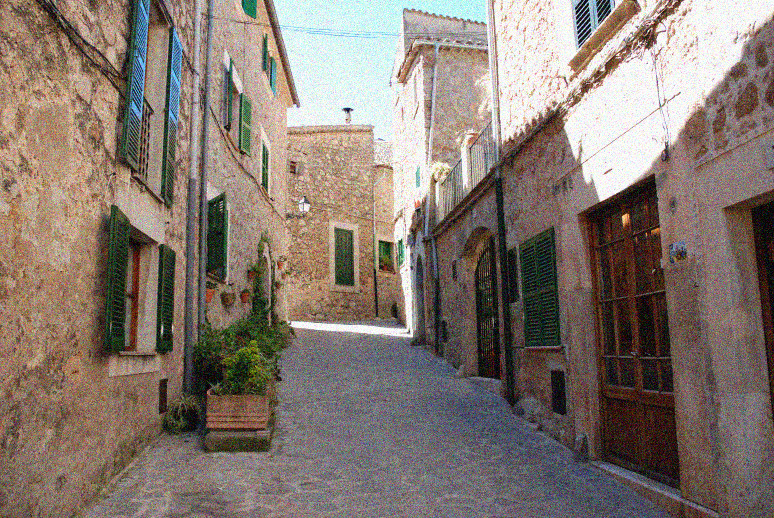
#> input picture images/alley_noisy.jpg, 774 x 518 px; the run also reads 1 picture not shown here
$ jupyter execute denoise.ipynb
#> lines starting #> are read from the running program, lines starting #| are printed output that depends on the picture
[cell 1]
import cv2 as cv
import numpy as np
import matplotlib.pyplot as plt
from math import log10

## Image denoising

Với giả thiết ảnh bị ảnh hưởng bởi nhiễu trắng có trung bình bằng 0, có thể thực hiện khử nhiễu bằng cách chụp nhiều ảnh cùng một góc nhìn rồi cộng lại chia trung bình để khử nhiễu. Một phương pháp đơn giản hơn mà không cần chụp nhiều ảnh dựa trên quan sát là trong các bức ảnh thường có những vật có tính lặp lại nhiều lần trong ảnh. Vậy nên có thể dễ dàng khử nhiễu cho các vật có tính chất như thế. Phương pháp đó gọi là *non-local means denoising*.

Cụ thể ý tưởng chính của phương pháp này là với pixel ảnh $p$, và mọi pixel $q$ khác trong ảnh. Thực hiện tính độ tương quan $k(p,q)$ giữa $p$ và $q$ thông qua so sánh patch ảnh xung quanh $p$, $q$. Sau đó, màu tại pixel $p$ sẽ được xác định bằng tổng $\sum_q{k(p,q)v_q}$

Các hàm trong OpenCV cài đặt cho phương pháp khử nhiễu này:
* `fastNlMeansDenoising` - khử nhiễu với ảnh gray scale
* `fastNlMeansDenoisingColored` - khử nhiễu với ảnh màu
* `fastNlMeansDenoisingMulti` - khử nhiễu với video gray scale
* `fastNlMeansDenoisingColoredMulti` - khử nhiễu với video màu

[cell 2]
img_noise = cv.imread('images/alley_noisy.jpg')
#> img_noise is the input picture: shape (518, 774, 3); mean B, G, R 112.2, 120.7, 133.4
img = cv.imread('images/alley.jpg')

H, W = img.shape[:2]
#> H = 518; W = 774

img_gauss = cv.GaussianBlur(img_noise, (7, 7), 1, 1) # khử nhiễu bằng gauss
img_median = cv.medianBlur(img_noise, 5) # khử nhiễu bằng median filter
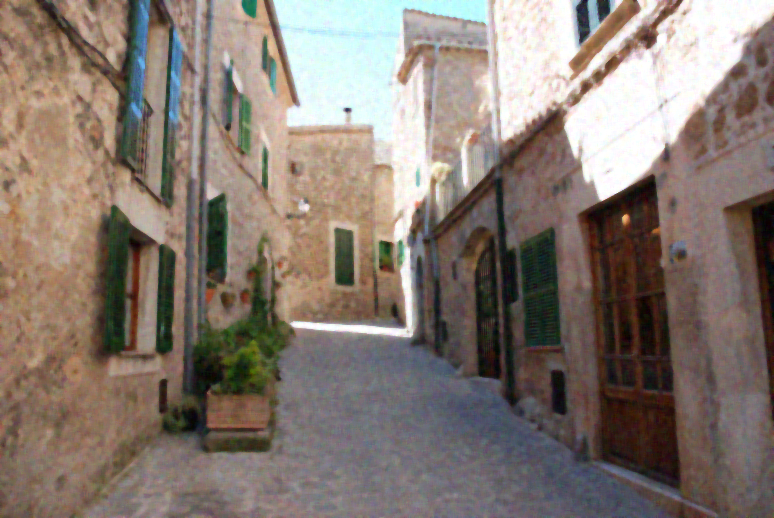
#> img_median: shape (518, 774, 3); mean B, G, R 112.9, 121.5, 134
img_non_local = cv.fastNlMeansDenoisingColored(img_noise, 10, 10, 7, 21) # khử nhiễu bằng non-local denoising với các tham số mặc định
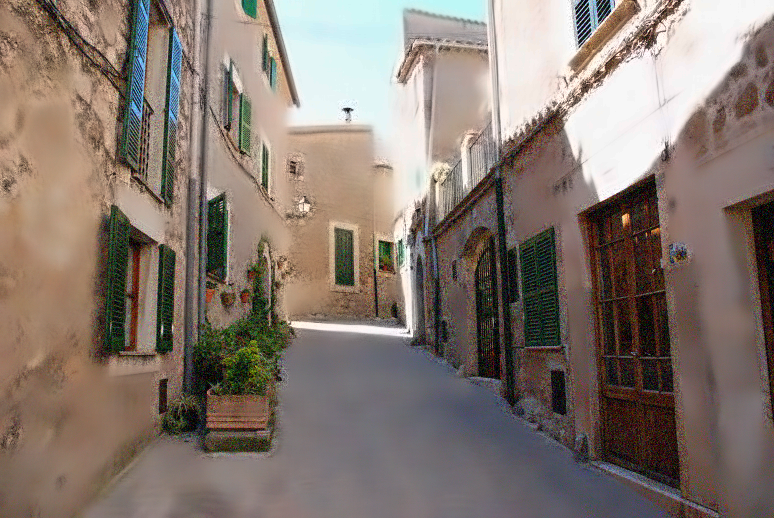
#> img_non_local: shape (518, 774, 3); mean B, G, R 111.2, 119.9, 133.3

plt.rcParams['figure.dpi']=400
plt.subplot(3, 1, 1)
plt.imshow(cv.cvtColor(img_gauss, cv.COLOR_BGR2RGB))
plt.axis("off")
plt.subplot(3, 1, 2)
plt.imshow(cv.cvtColor(img_median, cv.COLOR_BGR2RGB))
plt.axis("off")
plt.subplot(3, 1, 3)
plt.imshow(cv.cvtColor(img_non_local, cv.COLOR_BGR2RGB))
plt.axis("off")

MSE_gauss = ((img_gauss.astype(np.float32) - img.astype(np.float32))**2).sum() / (H*W*3)
#> MSE_gauss = 142.4
MSE_median = ((img_median.astype(np.float32) - img.astype(np.float32))**2).sum() / (H*W*3)
#> MSE_median = 205.7
MSE_non_local = ((img_non_local.astype(np.float32) - img.astype(np.float32))**2).sum() / (H*W*3)
#> MSE_non_local = 203.7

PSNR_gauss = 10 * log10(255**2 / MSE_gauss)
#> PSNR_gauss = 26.6
PSNR_median = 10 * log10(255**2 / MSE_median)
#> PSNR_median = 25
PSNR_non_local = 10 * log10(255**2 / MSE_non_local)
#> PSNR_non_local = 25.04

print(f"PSNR using gauss filter = {PSNR_gauss:.4f}")
#| PSNR using gauss filter = 26.5970
print(f"PSNR using median filter = {PSNR_median:.4f}")
#| PSNR using median filter = 24.9978
print(f"PSNR using non-local means denoising = {PSNR_non_local:.4f}")
#| PSNR using non-local means denoising = 25.0407
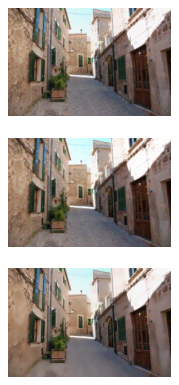
#> figure drawn by matplotlib, 3 panels
